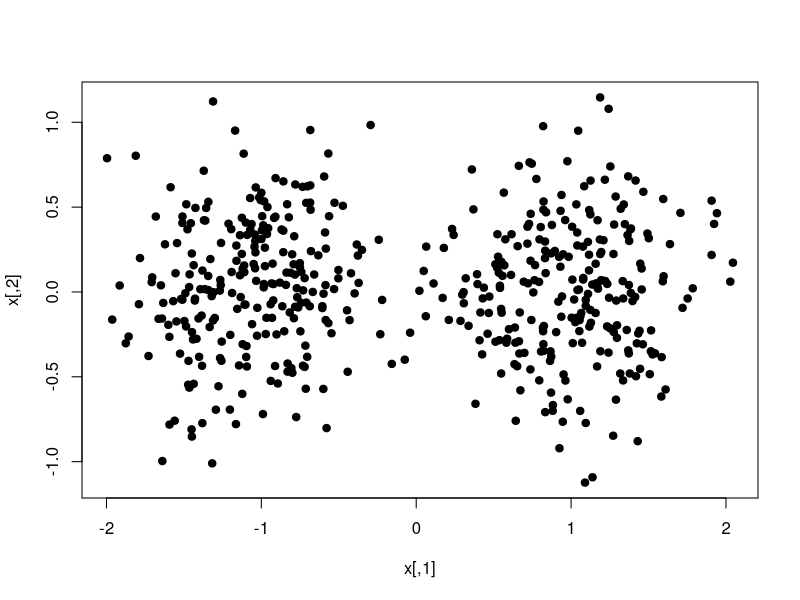
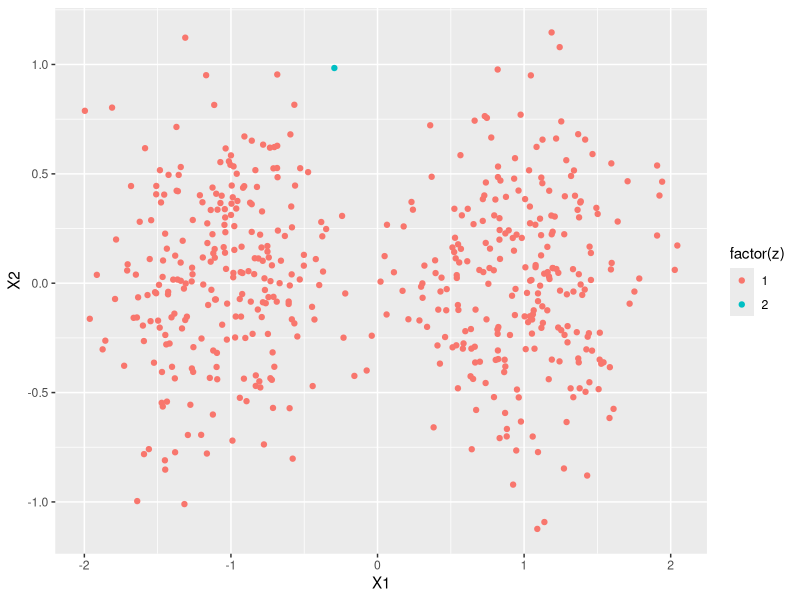
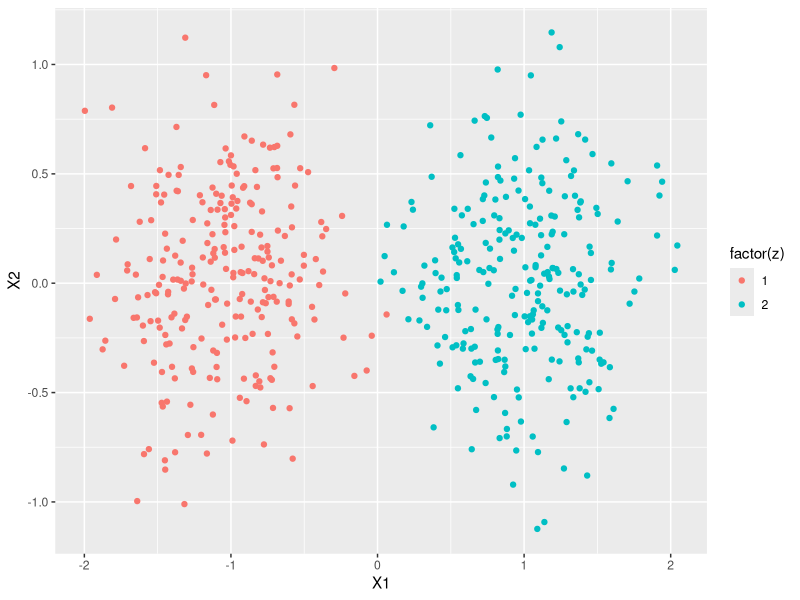
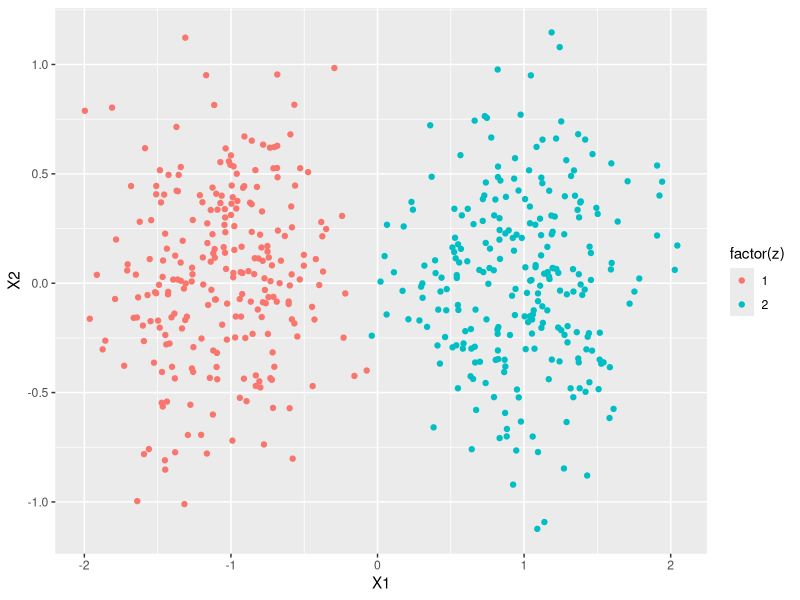
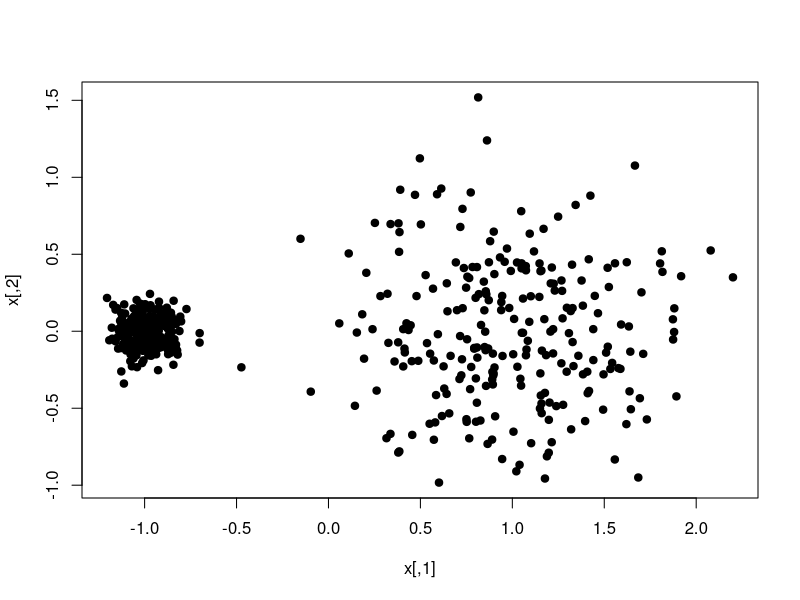
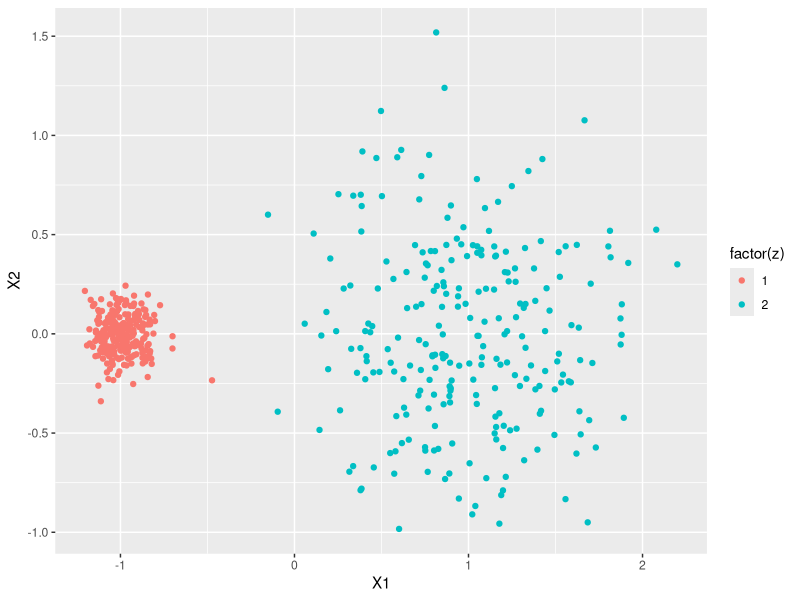
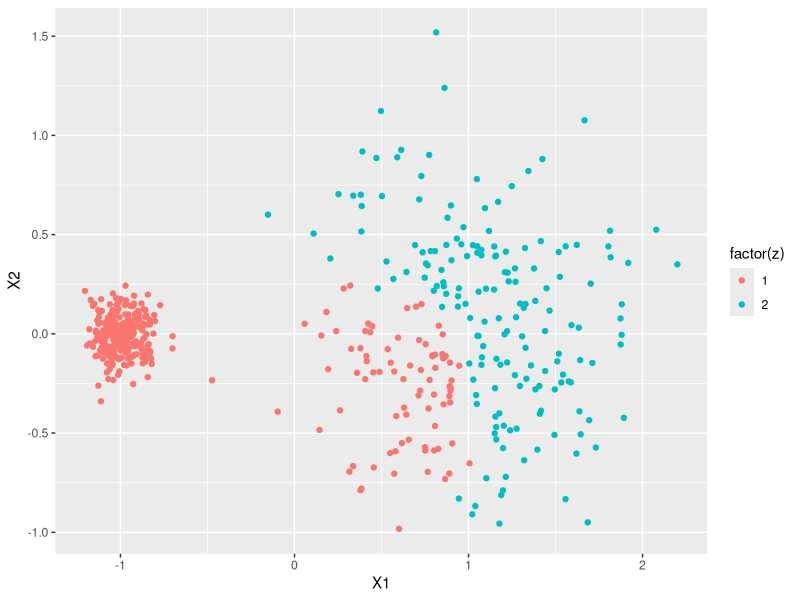
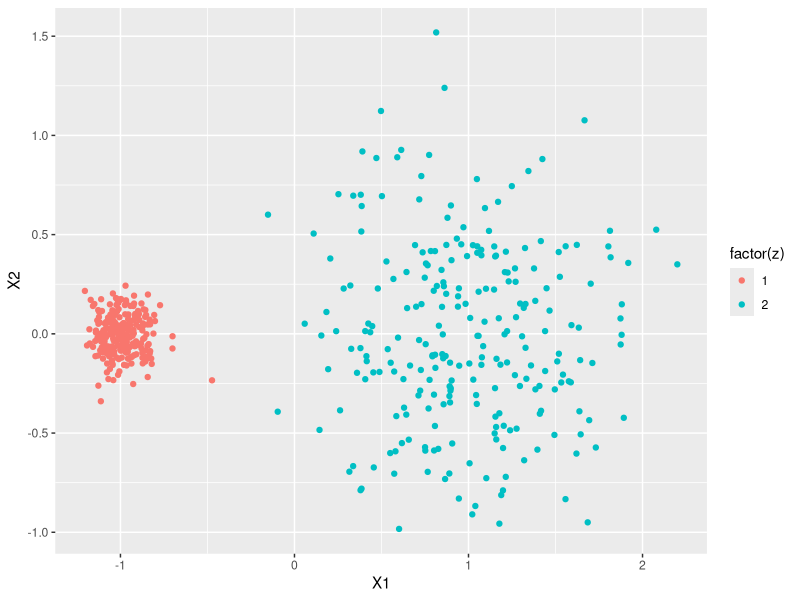

Write R code to recreate these figures, in order.
library(mvtnorm)
library(ggplot2)
mu1 = c(-1, 0)
mu2 = c(1, 0)
sigma1 = diag(0.4^2, 2)
sigma2 = diag(0.4^2, 2)


x1 = rmvnorm(250, mu1, sigma1)
x2 = rmvnorm(250, mu2, sigma2)
x = rbind(x1, x2)
plot(x,col=1,pch=19)

# Run hierarchical clustering with single (min) linkage
# here min produces counterintuitive results
x_dist = dist(x)
h1 = hclust(x_dist, method='single')
c1 = cutree(h1, 2)

D = data.frame(x, z = c1)
ggplot(D) + geom_point(aes(x=X1, y=X2, col=factor(z)))

# Run hierarchical clustering with complete (max) linkage
h2 = hclust(x_dist, method='complete')
c2 = cutree(h2, 2)
D2 = data.frame(x, z = c2)
ggplot(D2) + geom_point(aes(x=X1, y=X2, col=factor(z)))


# Run hierarchical clustering with average linkage
h3 = hclust(x_dist, method='average')
c3 = cutree(h3, 2)
D3 = data.frame(x, z = c3)
ggplot(D3) + geom_point(aes(x=X1, y=X2, col=factor(z)))


# But here's a different example where max produces counterintuitive results
set.seed(84958)
mu1 = c(-1, 0)
mu2 = c(1, 0)
sigma1 = diag(0.1^2, 2)
sigma2 = diag(0.45^2, 2)


x1 = rmvnorm(250, mu1, sigma1)
x2 = rmvnorm(250, mu2, sigma2)
x = rbind(x1, x2)
plot(x,pch=19)

# Run hierarchical clustering with single (min) linkage
x_dist = dist(x)
h1 = hclust(x_dist, method='single')
c1 = cutree(h1, 2)
D = data.frame(x, z = c1)
ggplot(D) + geom_point(aes(x=X1, y=X2, col=factor(z)))

# Run hierarchical clustering with complete (max) linkage
h2 = hclust(x_dist, method='complete')
c2 = cutree(h2, 2)
D2 = data.frame(x, z = c2)
ggplot(D2) + geom_point(aes(x=X1, y=X2, col=factor(z)))


# Run hierarchical clustering with average linkage
h3 = hclust(x_dist, method='average')
c3 = cutree(h3, 2)
D3 = data.frame(x, z = c3)
ggplot(D3) + geom_point(aes(x=X1, y=X2, col=factor(z)))

